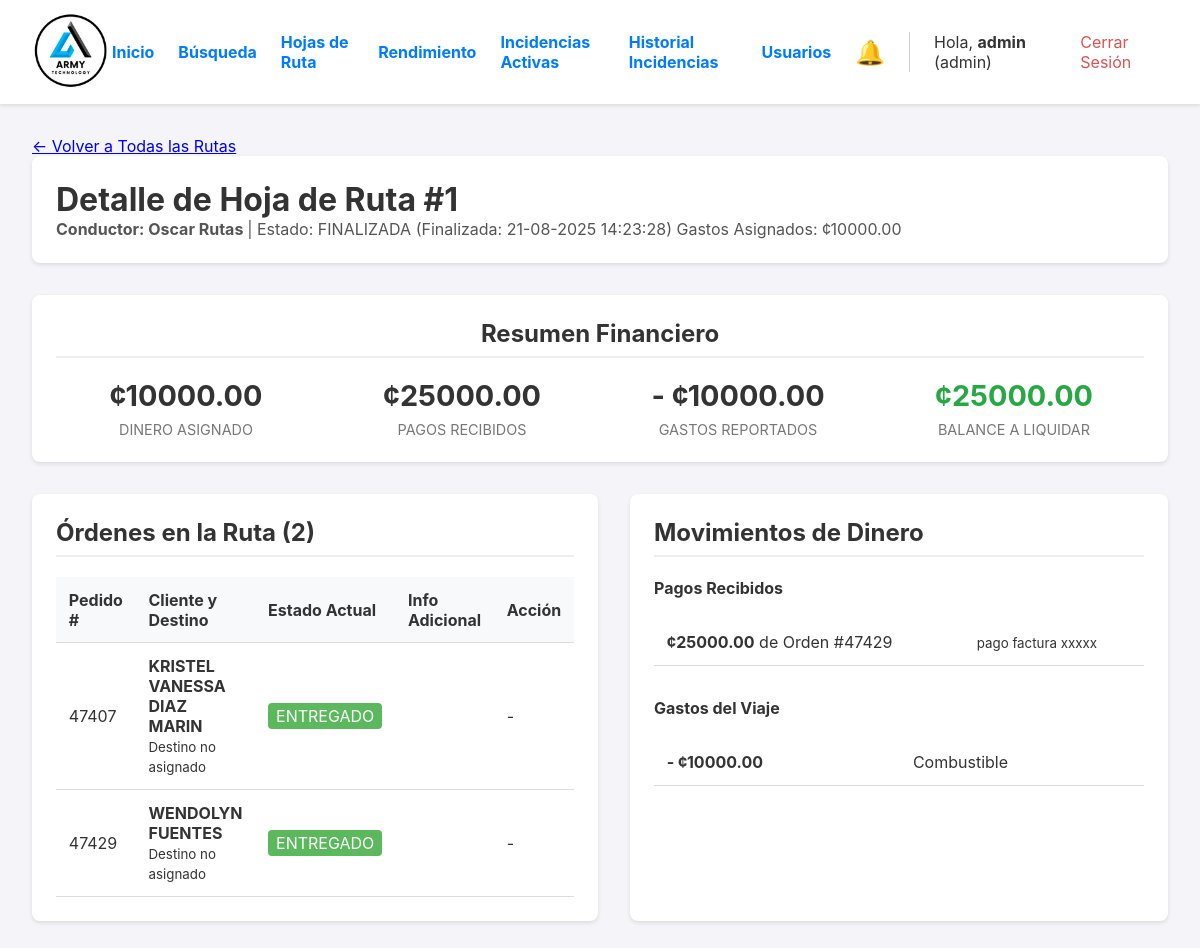
Screenshot of /ruta/1 (signed in) with the database file from the repository.
### app.py (models this page shows, shortened)
class User(UserMixin, db.Model):
    id = db.Column(db.Integer, primary_key=True)
    username = db.Column(db.String(80), unique=True, nullable=False)
    password_hash = db.Column(db.String(256), nullable=False)
    role = db.Column(db.String(20), nullable=False, default='operario')

class HojaDeRuta(db.Model):
    __tablename__ = 'hoja_de_ruta'
    id = db.Column(db.Integer, primary_key=True)
    fecha_creacion = db.Column(db.DateTime, default=datetime.datetime.utcnow)
    estado = db.Column(db.String(20), nullable=False, default='EN_PREPARACION')
    gastos_asignados = db.Column(db.Float, nullable=False, default=0.0)
    ordenes = db.relationship('Orden', backref='hoja_de_ruta', lazy='dynamic')
    transacciones = db.relationship('Transaccion', backref='hoja_de_ruta', lazy='dynamic', cascade="all, delete-orphan")
    gastos_viaje = db.relationship('GastoViaje', backref='hoja_de_ruta', lazy='dynamic', cascade="all, delete-orphan")
    fecha_finalizacion = db.Column(db.DateTime, nullable=True)
    tipo_entrega = db.Column(db.String(20), nullable=False, default='INTERNA') # Valores: 'INTERNA', 'EXTERNA'
    conductor_id = db.Column(db.Integer, db.ForeignKey('user.id'), nullable=True) # Ahora es opcional
    conductor = db.relationship('User', backref='hojas_de_ruta')
    nombre_transportista = db.Column(db.String(100), nullable=True) # Ej: "Guatex", "Cargo Expreso"
    nombre_receptor = db.Column(db.String(100), nullable=True)     # Nombre de la persona que recibe
    id_receptor = db.Column(db.String(50), nullable=True)          # DPI, Cédula, etc.

class Orden(db.Model):
    id = db.Column(db.Integer, primary_key=True)
    numero_pedido = db.Column(db.String(50), unique=True, nullable=False)
    cliente_nombre = db.Column(db.String(200), nullable=False)
    cliente_direccion = db.Column(db.String(300), nullable=True)
    estado = db.Column(db.String(30), nullable=False, default='PENDIENTE')
    fecha_creacion = db.Column(db.DateTime, nullable=False, default=datetime.datetime.utcnow)
    lote_id = db.Column(db.Integer, db.ForeignKey('lote_picking.id'), nullable=True)
    items = db.relationship('ItemOrden', backref='orden', lazy=True, cascade="all, delete-orphan")
    fecha_inicio_picking = db.Column(db.DateTime, nullable=True)
    fecha_fin_picking = db.Column(db.DateTime, nullable=True)
    fecha_fin_packing = db.Column(db.DateTime, nullable=True)
    fecha_despacho = db.Column(db.DateTime, nullable=True)
    packer_id = db.Column(db.Integer, db.ForeignKey('user.id', ondelete='SET NULL'), nullable=True)
    packer = db.relationship('User', foreign_keys=[packer_id])
    devolucion_confirmada = db.Column(db.Boolean, default=False, nullable=False)
    bultos = db.relationship('Bulto', backref='orden', cascade="all, delete-orphan")
    hoja_de_ruta_id = db.Column(db.Integer, db.ForeignKey('hoja_de_ruta.id'), nullable=True)
    destino_id = db.Column(db.Integer, db.ForeignKey('destino.id'), nullable=True)
    destino = db.relationship('Destino', backref='ordenes')
    guia_encomienda = db.Column(db.String(100), nullable=True)

class Transaccion(db.Model):
    __tablename__ = 'transaccion'
    id = db.Column(db.Integer, primary_key=True)
    hoja_de_ruta_id = db.Column(db.Integer, db.ForeignKey('hoja_de_ruta.id'), nullable=False)
    orden_id = db.Column(db.Integer, db.ForeignKey('orden.id'), nullable=False)
    orden = db.relationship('Orden')
    monto_recibido = db.Column(db.Float, nullable=False)
    nota = db.Column(db.Text, nullable=True)
    fecha_registro = db.Column(db.DateTime, default=datetime.datetime.utcnow)

class GastoViaje(db.Model):
    __tablename__ = 'gasto_viaje'
    id = db.Column(db.Integer, primary_key=True)
    hoja_de_ruta_id = db.Column(db.Integer, db.ForeignKey('hoja_de_ruta.id'), nullable=False)
    monto_gastado = db.Column(db.Float, nullable=False)
    descripcion = db.Column(db.Text, nullable=False)
    fecha_registro = db.Column(db.DateTime, default=datetime.datetime.utcnow)

### app.py (the view)
@app.route('/ruta/<int:ruta_id>')
@login_required
@logistica_required
def detalle_ruta(ruta_id):
    ruta_query = db.select(HojaDeRuta).where(HojaDeRuta.id == ruta_id).options(joinedload(HojaDeRuta.conductor))
    ruta = db.session.execute(ruta_query).scalar_one_or_none()
    if not ruta:
        abort(404)
    ordenes_asignadas = db.session.execute(
        db.select(Orden).where(Orden.hoja_de_ruta_id == ruta.id)
        .options(joinedload(Orden.destino))
        .order_by(Orden.numero_pedido)
    ).scalars().all()
    ordenes_disponibles = []
    if ruta.estado == 'EN_PREPARACION':
        ordenes_disponibles = db.session.execute(db.select(Orden).filter(
            Orden.estado == 'LISTO_PARA_DESPACHO',
            Orden.hoja_de_ruta_id.is_(None)
        ).order_by(Orden.fecha_creacion.asc())).scalars().all()
    transacciones_ruta = db.session.execute(db.select(Transaccion).where(Transaccion.hoja_de_ruta_id == ruta.id)).scalars().all()
    gastos_ruta = db.session.execute(db.select(GastoViaje).where(GastoViaje.hoja_de_ruta_id == ruta.id)).scalars().all()
    total_recibido = sum(t.monto_recibido for t in transacciones_ruta)
    total_gastado = sum(g.monto_gastado for g in gastos_ruta)
    balance = (ruta.gastos_asignados + total_recibido) - total_gastado
    return render_template(
        'detalle_ruta.html',
        ruta=ruta,
        ordenes_asignadas=ordenes_asignadas,
        ordenes_disponibles=ordenes_disponibles,
        transacciones=transacciones_ruta,
        gastos=gastos_ruta,
        total_recibido=total_recibido,
        total_gastado=total_gastado,
        balance=balance
    )

### app.py (called while the page is built)
def logistica_required(f):
    @wraps(f)
    def decorated_function(*args, **kwargs):
        if not current_user.is_authenticated or current_user.role not in ['admin', 'operario']:
            flash('Se requiere rol de Administrador o de Operario para acceder a esta página.', 'error')
            return redirect(url_for('dashboard')) # O a donde prefieras
        return f(*args, **kwargs)
    return decorated_function

@login_manager.user_loader
def load_user(user_id):
    return db.session.get(User, int(user_id))

@app.template_filter('localtime')
def to_localtime_filter(utc_datetime):
    if not utc_datetime: return ""
    local_tz = pytz.timezone('America/Costa_Rica')
    local_dt = utc_datetime.replace(tzinfo=pytz.utc).astimezone(local_tz)
    return local_dt.strftime('%d-%m-%Y %H:%M:%S')

### templates/detalle_ruta.html (shortened to what this page needs)
{% extends "layout.html" %}
{% block content %}
<a href="{{ url_for('gestionar_rutas') }}" class="back-link">← Volver a Todas las Rutas</a>
<div class="ruta-header">
    <div>
        <h1>Detalle de Hoja de Ruta #{{ ruta.id }}</h1>
        <p style="margin:0; color:#555;">
            <strong>
                {% if ruta.tipo_entrega == 'INTERNA' %}
                    Conductor: {{ ruta.conductor.username if ruta.conductor else 'N/A' }}
                {% else %}
                    Transportista: {{ ruta.nombre_transportista }}
                {% endif %}
            </strong> |
            Estado: {{ ruta.estado.replace('_', ' ') }}
            {% if ruta.fecha_finalizacion %}
                (Finalizada: {{ ruta.fecha_finalizacion|localtime }})
            {% endif %}
            Gastos Asignados: ¢{{ '%.2f'|format(ruta.gastos_asignados) }}
        </p>
    </div>
</div>
<div class="grid-column resumen-financiero">
    <h2>Resumen Financiero</h2>
    <div class="resumen-grid">
        <div>
            <div class="valor">¢{{ '%.2f'|format(ruta.gastos_asignados) }}</div>
            <div class="etiqueta">Dinero Asignado</div>
        </div>
        <div>
            <div class="valor">¢{{ '%.2f'|format(total_recibido) }}</div>
            <div class="etiqueta">Pagos Recibidos</div>
        </div>
        <div>
            <div class="valor">- ¢{{ '%.2f'|format(total_gastado) }}</div>
            <div class="etiqueta">Gastos Reportados</div>
        </div>
        <div>
            <div class="valor {{ 'balance-positivo' if balance >= 0 else 'balance-negativo' }}">¢{{ '%.2f'|format(balance) }}</div>
            <div class="etiqueta">Balance a Liquidar</div>
        </div>
    </div>
</div>
<div class="ruta-grid" style="margin-top: 2rem;">
    <div class="grid-column">
        <h2>Órdenes en la Ruta ({{ ordenes_asignadas|length }})</h2>
        {% if ordenes_asignadas %}
        <table>
             <thead> <tr> <th>Pedido #</th> <th>Cliente y Destino</th> <th>Estado Actual</th> <th>Info Adicional</th> <th>Acción</th> </tr> </thead>
            <tbody>
                {% for orden in ordenes_asignadas %}
                <tr>
                    <td>{{ orden.numero_pedido }}</td>
                    <td>
                        <strong>{{ orden.cliente_nombre }}</strong><br>
                        <small>{{ orden.destino.nombre if orden.destino else 'Destino no asignado' }}</small>
                    </td>
                    <td><span class="estado-{{ orden.estado }}">{{ orden.estado.replace('_', ' ') }}</span></td>
                    <td>
                    </td>
                    <td>
                        {% if ruta.estado == 'EN_PREPARACION' %}
                        <form action="{{ url_for('quitar_orden_de_ruta', orden_id=orden.id) }}" method="POST" onsubmit="return confirm('¿Quitar esta orden de la ruta?');">
                            <button type="submit" class="remove-btn">Quitar</button>
                        </form>
                        {% else %}
                            -
                        {% endif %}
                    </td>
                </tr>
                {% endfor %}
            </tbody>
        </table>
        {% else %}
        <p>Aún no se han añadido órdenes a esta hoja de ruta.</p>
        {% endif %}
    </div>
    <div class="grid-column">
        <h2>Movimientos de Dinero</h2>
        <h4>Pagos Recibidos</h4>
        {% if transacciones %}
            <table>
                <tbody>
                {% for t in transacciones %}
                    <tr>
                        <td><strong>¢{{ '%.2f'|format(t.monto_recibido) }}</strong> de Orden #{{ t.orden.numero_pedido }}</td>
                        <td><small>{{ t.nota }}</small></td>
                    </tr>
                {% endfor %}
                </tbody>
            </table>
        {% else %}
            <p>No se han registrado pagos.</p>
        {% endif %}
        <h4 style="margin-top: 2rem;">Gastos del Viaje</h4>
        {% if gastos %}
            <table>
                <tbody>
                {% for g in gastos %}
                    <tr>
                        <td><strong>- ¢{{ '%.2f'|format(g.monto_gastado) }}</strong></td>
                        <td>{{ g.descripcion }}</td>
                    </tr>
                {% endfor %}
                </tbody>
            </table>
        {% else %}
            <p>No se han registrado gastos.</p>
        {% endif %}
    </div>
</div>
{% endblock %}

### templates/layout.html (shortened to what this page needs)
<!DOCTYPE html>
<html lang="es">
<head>
</head>
<body>
    <header>
        <div class="logo">
            <a href="{{ url_for('dashboard') }}">
                <img src="{{ url_for('static', filename='img/logo.png') }}" alt="Logo de la Empresa">
            </a>
        </div>
        <nav class="nav">
             {% if current_user.is_authenticated %}
                {% if current_user.role == 'admin' %}
                    <div class="nav-admin-links">
                        <a href="{{ url_for('dashboard') }}">Inicio</a>
                        <a href="{{ url_for('reportes_y_busqueda') }}">Búsqueda</a>
                        <a href="{{ url_for('gestionar_rutas') }}">Hojas de Ruta</a>
                        <a href="{{ url_for('reporte_operarios') }}">Rendimiento</a>
                        <a href="{{ url_for('gestionar_incidencias') }}">Incidencias Activas</a>
                        <a href="{{ url_for('historial_incidencias') }}">Historial Incidencias</a>
                        <a href="{{ url_for('gestionar_usuarios') }}">Usuarios</a>
                        <a href="{{ url_for('gestionar_incidencias') }}" id="nav-incidencias-link" style="position: relative; text-decoration:none;" title="Ver incidencias pendientes">
                            <span style="font-size: 1.5rem;">🔔</span>
                        </a>
                    </div>
                {% endif %}
                <div class="user-info">
                    <span>Hola, <strong>{{ current_user.username }}</strong> ({{ current_user.role }})</span>
                    <a href="{{ url_for('logout') }}" style="color: #d9534f;">Cerrar Sesión</a>
                </div>
             {% endif %}
        </nav>
    </header>
    <main>
        {% block content %}{% endblock %}
    </main>
</body>
</html>

### templates/layout.html (style rules this page uses)
body { font-family: -apple-system, BlinkMacSystemFont, "Segoe UI", Roboto, "Helvetica Neue", Arial, sans-serif; margin: 0; background-color: #f4f4f9; color: #333; }
header { background-color: #fff; padding: 10px 2em; display: flex; justify-content: space-between; align-items: center; box-shadow: 0 2px 4px rgba(0,0,0,0.1); position: sticky; top: 0; z-index: 100; }
.logo img { height: 80px; }
.nav { display: flex; align-items: center; gap: 1em; }
.nav-admin-links { display: flex; align-items: center; gap: 1.5em; font-weight: bold; border-right: 1px solid #ccc; padding-right: 1.5em; margin-right: 0.5em; }
.nav-admin-links a, .user-info a { text-decoration: none; color: #007bff; }
.user-info { display: flex; align-items: center; gap: 1em; }
main { padding: 2em; }
* { box-sizing: border-box; }
main { padding: 1em; }
@media (min-width: 768px) { main { padding: 2em; } }

### templates/detalle_ruta.html (style rules this page uses)
.ruta-header { background: white; padding: 1.5rem; border-radius: 8px; margin-bottom: 2rem; box-shadow: 0 2px 4px rgba(0,0,0,0.1); display: flex; justify-content: space-between; align-items: center; }
.ruta-header h1 { margin: 0; }
.ruta-grid { display: grid; grid-template-columns: 1fr; gap: 2rem; }
@media (min-width: 1200px) { .ruta-grid { grid-template-columns: 1fr 1fr; } }
.grid-column { background: white; padding: 1.5rem; border-radius: 8px; box-shadow: 0 2px 4px rgba(0,0,0,0.1); }
.grid-column h2 { margin-top: 0; border-bottom: 2px solid #eee; padding-bottom: 0.5rem; }
table { width: 100%; border-collapse: collapse; margin-top: 1em; }
th, td { border-bottom: 1px solid #ddd; padding: 0.8em; text-align: left; vertical-align: middle; }
th { background-color: #f8f9fa; }
.resumen-financiero { text-align: center; margin-bottom: 2rem; }
.resumen-grid { display: grid; grid-template-columns: repeat(auto-fit, minmax(150px, 1fr)); gap: 1rem; }
.resumen-financiero .valor { font-size: 1.8rem; font-weight: bold; margin-bottom: 0.5rem; }
.resumen-financiero .etiqueta { font-size: 0.9rem; text-transform: uppercase; color: #777; }
.balance-positivo { color: #28a745; }
.estado-ENTREGADO { background-color: #5cb85c; color: white; padding: 0.2em 0.5em; border-radius: 4px; }

### rows the page displays
User: username "admin", role "admin"
HojaDeRuta: id "1", estado.replace "FINALIZADA", fecha_finalizacion "21-08-2025 14:23:28", gastos_asignados "10000.00"
User: conductor "Oscar Rutas"
Orden: numero_pedido "47407", cliente_nombre "KRISTEL VANESSA DIAZ MARIN", destino "Destino no asignado", estado.replace "ENTREGADO"
Orden: numero_pedido "47429", cliente_nombre "WENDOLYN FUENTES", destino "Destino no asignado", estado.replace "ENTREGADO"
Transaccion: monto_recibido "25000.00", orden.numero_pedido "47429", nota "pago factura xxxxx"
GastoViaje: monto_gastado "10000.00", descripcion "Combustible"

### other values shown
{{ '%.2f'|format(total_recibido) }} "25000.00"
{{ '%.2f'|format(total_gastado) }} "10000.00"
{{ '%.2f'|format(balance) }} "25000.00"
{{ ordenes_asignadas|length }} "2"
